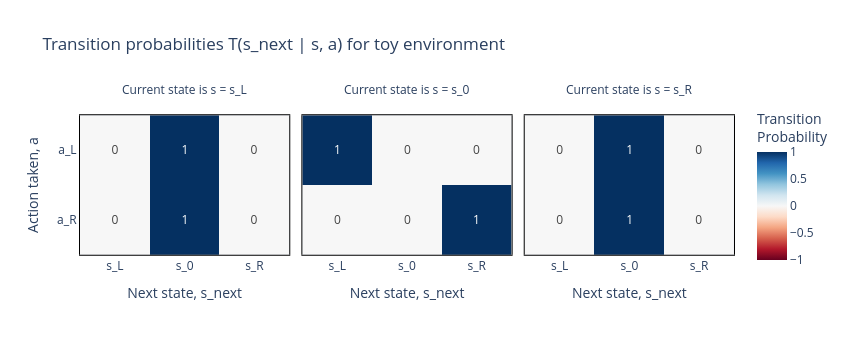
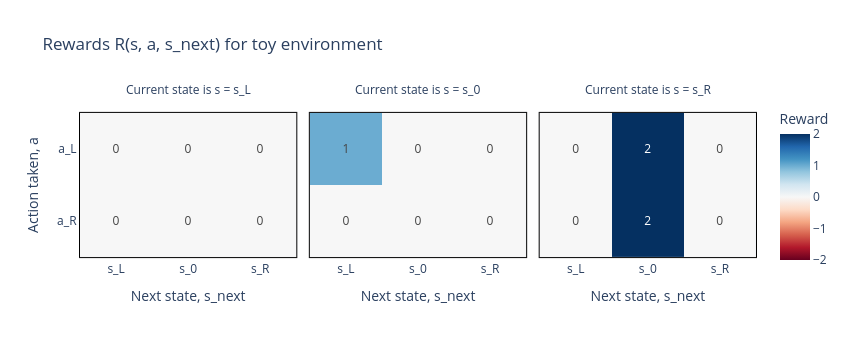

Notebook code cell kept with these figures, in order:
### Markdown cell above
Given a definition for the `dynamics` function, the `Environment` class automatically generates `T` and `R` for us. We can plot these below:

- The first plot shows **transition probabilities** $T(s_{next} \mid s, a)$. It has only probabilities of 1 and 0 because transitions are deterministic ($s_{next}$ is a function of $s$ and $a$). At $s_L$ or $s_R$ you'll move back to the center $s_0$ regardless of what action you take, but at $s_0$ you can move either left or right and it will have different outcomes.
- The second plot shows **rewards** $R(s, a, s_{next})$. The rewards are $1$ for $s_0 \to s_L$, and $2$ for $s_R \to s_0$, and zero reward for all other possible transitions.

Note that the environment being deterministic means the reward is uniquely determined by $s$ and $a$ (because $s_{next}$ is a function of $s$ and $a$). This won't always be the case in RL, as we move to more complex environments.

### Code cell
toy = Toy()

actions = ["a_L", "a_R"]
states = ["s_L", "s_0", "s_R"]

imshow(
    toy.T,  # dimensions (s, a, s_next)
    title="Transition probabilities T(s_next | s, a) for toy environment",
    facet_col=0,
    facet_labels=[f"Current state is s = {s}" for s in states],
    y=actions,
    x=states,
    labels={
        "x": "Next state, s_next",
        "y": "Action taken, a",
        "color": "Transition<br>Probability",
    },
    text_auto=".0f",
    border=True,
    width=850,
    height=350,
)

imshow(
    toy.R,  # dimensions (s, a, s_next)
    title="Rewards R(s, a, s_next) for toy environment",
    facet_col=0,
    facet_labels=[f"Current state is s = {s}" for s in states],
    y=actions,
    x=states,
    labels={"x": "Next state, s_next", "y": "Action taken, a", "color": "Reward"},
    text_auto=".0f",
    border=True,
    width=850,
    height=350,
)

### Figure 1 — Plotly figure (JSON) as saved in the notebook; plotly's stock layout.template omitted (floating-point values rounded to 4 significant figures)
{"data": [{"coloraxis": "coloraxis", "hovertemplate": "Next state, s_next: %{x}<br>Action taken, a: %{y}<br>Transition<br>Probability: %{z}<extra></extra>", "name": "0", "texttemplate": "%{z:.0f}", "type": "heatmap", "x": ["s_L", "s_0", "s_R"], "xaxis": "x", "y": ["a_L", "a_R"], "yaxis": "y", "z": [[0.0, 1.0, 0.0], [0.0, 1.0, 0.0]]}, {"coloraxis": "coloraxis", "hovertemplate": "Next state, s_next: %{x}<br>Action taken, a: %{y}<br>Transition<br>Probability: %{z}<extra></extra>", "name": "1", "texttemplate": "%{z:.0f}", "type": "heatmap", "x": ["s_L", "s_0", "s_R"], "xaxis": "x2", "y": ["a_L", "a_R"], "yaxis": "y2", "z": [[1.0, 0.0, 0.0], [0.0, 0.0, 1.0]]}, {"coloraxis": "coloraxis", "hovertemplate": "Next state, s_next: %{x}<br>Action taken, a: %{y}<br>Transition<br>Probability: %{z}<extra></extra>", "name": "2", "texttemplate": "%{z:.0f}", "type": "heatmap", "x": ["s_L", "s_0", "s_R"], "xaxis": "x3", "y": ["a_L", "a_R"], "yaxis": "y3", "z": [[0.0, 1.0, 0.0], [0.0, 1.0, 0.0]]}], "layout": {"annotations": [{"font": {}, "showarrow": false, "text": "Current state is s = s_L", "x": 0.16, "xanchor": "center", "xref": "paper", "y": 1.0, "yanchor": "bottom", "yref": "paper"}, {"font": {}, "showarrow": false, "text": "Current state is s = s_0", "x": 0.5, "xanchor": "center", "xref": "paper", "y": 1.0, "yanchor": "bottom", "yref": "paper"}, {"font": {}, "showarrow": false, "text": "Current state is s = s_R", "x": 0.84, "xanchor": "center", "xref": "paper", "y": 1.0, "yanchor": "bottom", "yref": "paper"}], "coloraxis": {"autocolorscale": false, "cmid": 0.0, "colorbar": {"title": {"text": "Transition<br>Probability"}}, "colorscale": [[0.0, "rgb(103,0,31)"], [0.1, "rgb(178,24,43)"], [0.2, "rgb(214,96,77)"], [0.3, "rgb(244,165,130)"], [0.4, "rgb(253,219,199)"], [0.5, "rgb(247,247,247)"], [0.6, "rgb(209,229,240)"], [0.7, "rgb(146,197,222)"], [0.8, "rgb(67,147,195)"], [0.9, "rgb(33,102,172)"], [1.0, "rgb(5,48,97)"]]}, "height": 350, "title": {"text": "Transition probabilities T(s_next | s, a) for toy environment"}, "width": 850, "xaxis": {"anchor": "y", "constrain": "domain", "domain": [0.0, 0.32], "linecolor": "black", "linewidth": 1, "mirror": true, "scaleanchor": "y", "showline": true, "title": {"text": "Next state, s_next"}}, "xaxis2": {"anchor": "y2", "domain": [0.34, 0.66], "linecolor": "black", "linewidth": 1, "matches": "x", "mirror": true, "showline": true, "title": {"text": "Next state, s_next"}}, "xaxis3": {"anchor": "y3", "domain": [0.68, 1.0], "linecolor": "black", "linewidth": 1, "matches": "x", "mirror": true, "showline": true, "title": {"text": "Next state, s_next"}}, "yaxis": {"anchor": "x", "autorange": "reversed", "constrain": "domain", "domain": [0.0, 1.0], "linecolor": "black", "linewidth": 1, "mirror": true, "showline": true, "title": {"text": "Action taken, a"}}, "yaxis2": {"anchor": "x2", "domain": [0.0, 1.0], "linecolor": "black", "linewidth": 1, "matches": "y", "mirror": true, "showline": true, "showticklabels": false}, "yaxis3": {"anchor": "x3", "domain": [0.0, 1.0], "linecolor": "black", "linewidth": 1, "matches": "y", "mirror": true, "showline": true, "showticklabels": false}}}

### Figure 2 — Plotly figure (JSON) as saved in the notebook; plotly's stock layout.template omitted (floating-point values rounded to 4 significant figures)
{"data": [{"coloraxis": "coloraxis", "hovertemplate": "Next state, s_next: %{x}<br>Action taken, a: %{y}<br>Reward: %{z}<extra></extra>", "name": "0", "texttemplate": "%{z:.0f}", "type": "heatmap", "x": ["s_L", "s_0", "s_R"], "xaxis": "x", "y": ["a_L", "a_R"], "yaxis": "y", "z": [[0.0, 0.0, 0.0], [0.0, 0.0, 0.0]]}, {"coloraxis": "coloraxis", "hovertemplate": "Next state, s_next: %{x}<br>Action taken, a: %{y}<br>Reward: %{z}<extra></extra>", "name": "1", "texttemplate": "%{z:.0f}", "type": "heatmap", "x": ["s_L", "s_0", "s_R"], "xaxis": "x2", "y": ["a_L", "a_R"], "yaxis": "y2", "z": [[1.0, 0.0, 0.0], [0.0, 0.0, 0.0]]}, {"coloraxis": "coloraxis", "hovertemplate": "Next state, s_next: %{x}<br>Action taken, a: %{y}<br>Reward: %{z}<extra></extra>", "name": "2", "texttemplate": "%{z:.0f}", "type": "heatmap", "x": ["s_L", "s_0", "s_R"], "xaxis": "x3", "y": ["a_L", "a_R"], "yaxis": "y3", "z": [[0.0, 2.0, 0.0], [0.0, 2.0, 0.0]]}], "layout": {"annotations": [{"font": {}, "showarrow": false, "text": "Current state is s = s_L", "x": 0.16, "xanchor": "center", "xref": "paper", "y": 1.0, "yanchor": "bottom", "yref": "paper"}, {"font": {}, "showarrow": false, "text": "Current state is s = s_0", "x": 0.5, "xanchor": "center", "xref": "paper", "y": 1.0, "yanchor": "bottom", "yref": "paper"}, {"font": {}, "showarrow": false, "text": "Current state is s = s_R", "x": 0.84, "xanchor": "center", "xref": "paper", "y": 1.0, "yanchor": "bottom", "yref": "paper"}], "coloraxis": {"autocolorscale": false, "cmid": 0.0, "colorbar": {"title": {"text": "Reward"}}, "colorscale": [[0.0, "rgb(103,0,31)"], [0.1, "rgb(178,24,43)"], [0.2, "rgb(214,96,77)"], [0.3, "rgb(244,165,130)"], [0.4, "rgb(253,219,199)"], [0.5, "rgb(247,247,247)"], [0.6, "rgb(209,229,240)"], [0.7, "rgb(146,197,222)"], [0.8, "rgb(67,147,195)"], [0.9, "rgb(33,102,172)"], [1.0, "rgb(5,48,97)"]]}, "height": 350, "title": {"text": "Rewards R(s, a, s_next) for toy environment"}, "width": 850, "xaxis": {"anchor": "y", "constrain": "domain", "domain": [0.0, 0.32], "linecolor": "black", "linewidth": 1, "mirror": true, "scaleanchor": "y", "showline": true, "title": {"text": "Next state, s_next"}}, "xaxis2": {"anchor": "y2", "domain": [0.34, 0.66], "linecolor": "black", "linewidth": 1, "matches": "x", "mirror": true, "showline": true, "title": {"text": "Next state, s_next"}}, "xaxis3": {"anchor": "y3", "domain": [0.68, 1.0], "linecolor": "black", "linewidth": 1, "matches": "x", "mirror": true, "showline": true, "title": {"text": "Next state, s_next"}}, "yaxis": {"anchor": "x", "autorange": "reversed", "constrain": "domain", "domain": [0.0, 1.0], "linecolor": "black", "linewidth": 1, "mirror": true, "showline": true, "title": {"text": "Action taken, a"}}, "yaxis2": {"anchor": "x2", "domain": [0.0, 1.0], "linecolor": "black", "linewidth": 1, "matches": "y", "mirror": true, "showline": true, "showticklabels": false}, "yaxis3": {"anchor": "x3", "domain": [0.0, 1.0], "linecolor": "black", "linewidth": 1, "matches": "y", "mirror": true, "showline": true, "showticklabels": false}}}
